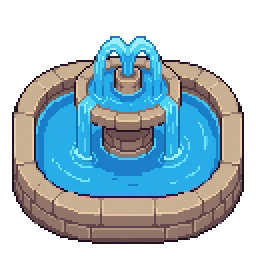
#> input picture scratch/artwork_rework/msw_topdown_fountain_128.png, 128 x 128 px, found by its file name (shown 2 times larger)
$ python build_animated_fountain.py
#> lines starting #> are read from the running program, lines starting #| are printed output that depends on the picture
import os

from PIL import Image, ImageDraw


def create_fountain_animation():
  src_path = r"c:\minho\메이플월드\scratch\artwork_rework\msw_topdown_fountain_128.png"
  src_256_path = r"c:\minho\메이플월드\scratch\artwork_rework\msw_topdown_fountain_256.png"
  out_dir = r"c:\minho\메이플월드\scratch\artwork_rework"
  os.makedirs(out_dir, exist_ok=True)

  base_128 = Image.open(src_path).convert("RGBA")
#> base_128 is the input picture: PIL image 128x128 RGBA; mean R, G, B, A 64.7, 86.8, 96.4, 153.1
  base_256 = Image.open(src_256_path).convert("RGBA")
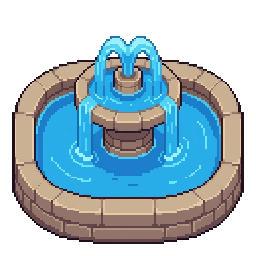
#> input picture scratch/artwork_rework/msw_topdown_fountain_256.png, 256 x 256 px, found by its file name
#> base_256 is the input picture: PIL image 256x256 RGBA; mean R, G, B, A 64.1, 86.4, 96.1, 152.9

  frames_128 = []
  frames_256 = []

  # Water colors for animated overlay
  c_deep = (30, 120, 200, 230)
  c_mid = (65, 170, 235, 240)
  c_bright = (150, 225, 250, 255)
  c_foam = (225, 250, 255, 255)

  # Generate 4 distinct animation frames
  num_frames = 4

  for f_idx in range(num_frames):
    # Process 128x128 frame
    img_128 = base_128.copy()
    draw_128 = ImageDraw.Draw(img_128)

    # Process 256x256 frame
    img_256 = base_256.copy()
    draw_256 = ImageDraw.Draw(img_256)

    # Frame 0: Base state with slight droplet offset
    # Frame 1: Peak spout water spray + inner ripple expand
    # Frame 2: Falling water stream + outer splash rings
    # Frame 3: Receding splash + fresh spout burst

    if f_idx == 0:
      # Frame 0: Standard base flow
      # Add subtle water glistening dots
      draw_128.rectangle([60, 24, 61, 25], fill=c_foam)
      draw_128.rectangle([66, 24, 67, 25], fill=c_foam)
      draw_128.rectangle([48, 70, 52, 71], fill=c_bright)
      draw_128.rectangle([76, 70, 80, 71], fill=c_bright)

      draw_256.rectangle([120, 48, 123, 51], fill=c_foam)
      draw_256.rectangle([132, 48, 135, 51], fill=c_foam)
      draw_256.rectangle([96, 140, 104, 143], fill=c_bright)
      draw_256.rectangle([152, 140, 160, 143], fill=c_bright)

    elif f_idx == 1:
      # Frame 1: Water spout erupts slightly higher + droplet particles
      # 128 Spout Top droplets
      draw_128.rectangle([62, 20, 65, 22], fill=c_foam)
      draw_128.rectangle([58, 23, 60, 25], fill=c_bright)
      draw_128.rectangle([67, 23, 69, 25], fill=c_bright)
      # Splash droplets near pool
      draw_128.rectangle([44, 66, 46, 68], fill=c_foam)
      draw_128.rectangle([82, 66, 84, 68], fill=c_foam)
      # Ripple ring expand
      draw_128.ellipse([42, 68, 86, 84], outline=c_bright, width=1)

      # 256 Spout
      draw_256.rectangle([124, 40, 130, 45], fill=c_foam)
      draw_256.rectangle([116, 46, 120, 50], fill=c_bright)
      draw_256.rectangle([134, 46, 138, 50], fill=c_bright)
      draw_256.rectangle([88, 132, 92, 136], fill=c_foam)
      draw_256.rectangle([164, 132, 168, 136], fill=c_foam)
      draw_256.ellipse([84, 136, 172, 168], outline=c_bright, width=2)

    elif f_idx == 2:
      # Frame 2: Water stream spreads outward + mid pool ripples
      draw_128.rectangle([61, 22, 66, 25], fill=c_mid)
      draw_128.rectangle([54, 30, 57, 34], fill=c_foam)
      draw_128.rectangle([70, 30, 73, 34], fill=c_foam)
      # Large pool ripple
      draw_128.ellipse([36, 64, 92, 90], outline=c_bright, width=1)

      draw_256.rectangle([122, 44, 132, 50], fill=c_mid)
      draw_256.rectangle([108, 60, 114, 68], fill=c_foam)
      draw_256.rectangle([140, 60, 146, 68], fill=c_foam)
      draw_256.ellipse([72, 128, 184, 180], outline=c_bright, width=2)

    elif f_idx == 3:
      # Frame 3: Splash dissipates into water sparkles
      draw_128.rectangle([63, 23, 64, 26], fill=c_foam)
      draw_128.rectangle([50, 74, 55, 75], fill=c_foam)
      draw_128.rectangle([73, 74, 78, 75], fill=c_foam)
      draw_128.rectangle([61, 80, 67, 81], fill=c_bright)

      draw_256.rectangle([126, 46, 128, 52], fill=c_foam)
      draw_256.rectangle([100, 148, 110, 150], fill=c_foam)
      draw_256.rectangle([146, 148, 156, 150], fill=c_foam)
      draw_256.rectangle([122, 160, 134, 162], fill=c_bright)

    frames_128.append(img_128)
    frames_256.append(img_256)
#> after the loop, frames_128 = 4 items; frames_256 = 4 items

  # Save Individual Frame PNGs
  for idx, frame in enumerate(frames_128):
    frame.save(os.path.join(out_dir, f"msw_fountain_frame_{idx}_128.png"))
#> this loop made 4 passes
#> pass 1, in create_fountain_animation, `frame.save(os.path.join(out_dir, f"msw_fountain_frame_{idx}_128.png"))`:
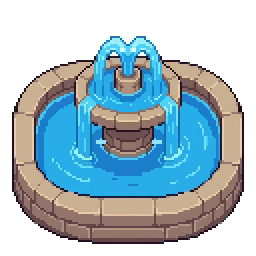
#> saved as msw_fountain_frame_0_128.png: PIL image 128x128 RGBA (shown 2 times larger); mean R, G, B, A 64.9, 86.9, 96.6, 153.1; transparent parts drawn white
#> pass 2, in create_fountain_animation, `frame.save(os.path.join(out_dir, f"msw_fountain_frame_{idx}_128.png"))`:
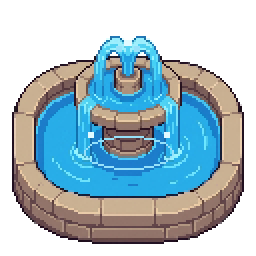
#> saved as msw_fountain_frame_1_128.png: PIL image 128x128 RGBA (shown 2 times larger); mean R, G, B, A 65.6, 87.6, 97, 153.1; transparent parts drawn white

  for idx, frame in enumerate(frames_256):
    frame.save(os.path.join(out_dir, f"msw_fountain_frame_{idx}_256.png"))
#> this loop made 4 passes
#> pass 1, in create_fountain_animation, `frame.save(os.path.join(out_dir, f"msw_fountain_frame_{idx}_256.png"))`:
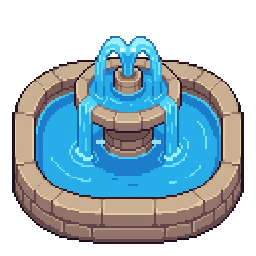
#> saved as msw_fountain_frame_0_256.png: PIL image 256x256 RGBA; mean R, G, B, A 64.3, 86.5, 96.2, 152.9; transparent parts drawn white
#> pass 2, in create_fountain_animation, `frame.save(os.path.join(out_dir, f"msw_fountain_frame_{idx}_256.png"))`:
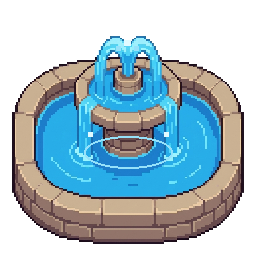
#> saved as msw_fountain_frame_1_256.png: PIL image 256x256 RGBA; mean R, G, B, A 64.9, 87.1, 96.6, 152.9; transparent parts drawn white

  # Build Horizontal Sprite Sheets
  sheet_128 = Image.new("RGBA", (128 * num_frames, 128), (0, 0, 0, 0))
#> sheet_128: PIL image 512x128 RGBA; every value is 0
  for idx, frame in enumerate(frames_128):
    sheet_128.paste(frame, (idx * 128, 0))
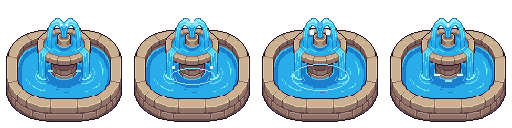
#> sheet_128: PIL image 512x128 RGBA; mean R, G, B, A 65.3, 87.3, 96.8, 153.1; transparent parts drawn white
  sheet_128_path = os.path.join(out_dir, "msw_fountain_spritesheet_128.png")
  sheet_128.save(sheet_128_path)
  print(f"Saved {sheet_128_path}")
#| Saved c:\minho\메이플월드\scratch\artwork_rework/msw_fountain_spritesheet_128.png

  sheet_256 = Image.new("RGBA", (256 * num_frames, 256), (0, 0, 0, 0))
#> sheet_256: PIL image 1024x256 RGBA; every value is 0
  for idx, frame in enumerate(frames_256):
    sheet_256.paste(frame, (idx * 256, 0))
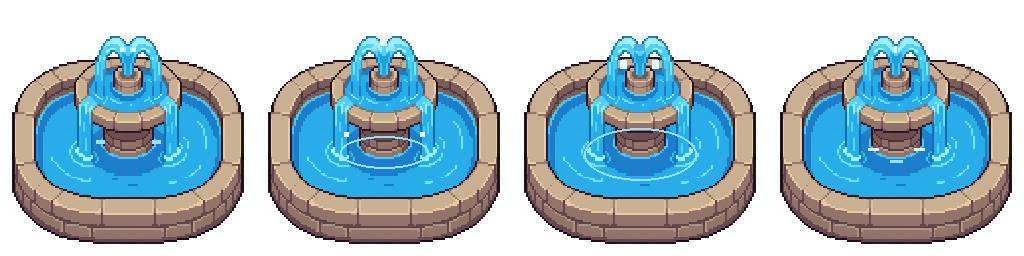
#> sheet_256: PIL image 1024x256 RGBA; mean R, G, B, A 64.6, 86.8, 96.5, 152.9; transparent parts drawn white
  sheet_256_path = os.path.join(out_dir, "msw_fountain_spritesheet_256.png")
  sheet_256.save(sheet_256_path)
  print(f"Saved {sheet_256_path}")
#| Saved c:\minho\메이플월드\scratch\artwork_rework/msw_fountain_spritesheet_256.png

  # Build Animated GIF Previews
  gif_128_path = os.path.join(out_dir, "msw_fountain_anim_128.gif")
  frames_128[0].save(
      gif_128_path,
      save_all=True,
      append_images=frames_128[1:],
      duration=150,  # 150ms per frame
      loop=0,
      disposal=2,
  )
  print(f"Saved {gif_128_path}")
#| Saved c:\minho\메이플월드\scratch\artwork_rework/msw_fountain_anim_128.gif

  gif_256_path = os.path.join(out_dir, "msw_fountain_anim_256.gif")
  frames_256[0].save(
      gif_256_path,
      save_all=True,
      append_images=frames_256[1:],
      duration=150,
      loop=0,
      disposal=2,
  )
  print(f"Saved {gif_256_path}")
#| Saved c:\minho\메이플월드\scratch\artwork_rework/msw_fountain_anim_256.gif


if __name__ == "__main__":
  create_fountain_animation()
